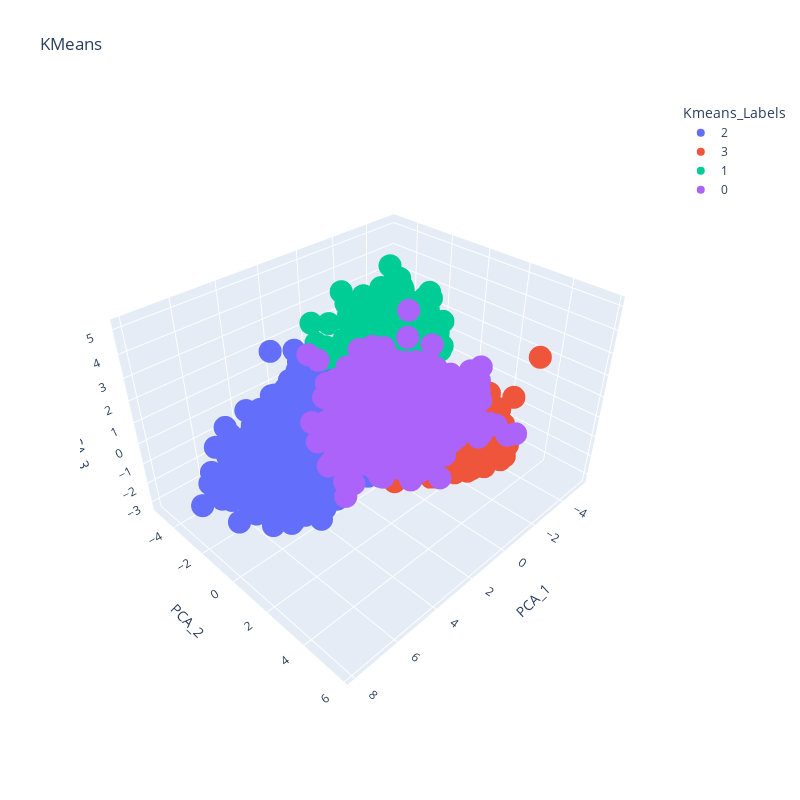

Notebook cell for this chart:
### Code cell
px.scatter_3d(
    pca_df,
    x = "PCA_1",
    y = "PCA_2",
    z = "PCA_3",
    color = 'Kmeans_Labels',
    title = 'KMeans',
    width = 800,
    height = 800
)

### Figure 1 — Plotly figure (JSON) as saved in the notebook; plotly's stock layout.template omitted (floating-point values rounded to 4 significant figures; data arrays with more than 128 entries replaced by an {"elided": "..."} marker saying what was removed)
{"data": [{"hovertemplate": "Kmeans_Labels=2<br>PCA_1=%{x}<br>PCA_2=%{y}<br>PCA_3=%{z}<extra></extra>", "legendgroup": "2", "marker": {"color": "#636efa", "symbol": "circle"}, "mode": "markers", "name": "2", "scene": "scene", "showlegend": true, "type": "scatter3d", "x": {"elided": "524 float values"}, "y": {"elided": "524 float values"}, "z": {"elided": "524 float values"}}, {"hovertemplate": "Kmeans_Labels=3<br>PCA_1=%{x}<br>PCA_2=%{y}<br>PCA_3=%{z}<extra></extra>", "legendgroup": "3", "marker": {"color": "#EF553B", "symbol": "circle"}, "mode": "markers", "name": "3", "scene": "scene", "showlegend": true, "type": "scatter3d", "x": {"elided": "625 float values"}, "y": {"elided": "625 float values"}, "z": {"elided": "625 float values"}}, {"hovertemplate": "Kmeans_Labels=1<br>PCA_1=%{x}<br>PCA_2=%{y}<br>PCA_3=%{z}<extra></extra>", "legendgroup": "1", "marker": {"color": "#00cc96", "symbol": "circle"}, "mode": "markers", "name": "1", "scene": "scene", "showlegend": true, "type": "scatter3d", "x": {"elided": "489 float values"}, "y": {"elided": "489 float values"}, "z": {"elided": "489 float values"}}, {"hovertemplate": "Kmeans_Labels=0<br>PCA_1=%{x}<br>PCA_2=%{y}<br>PCA_3=%{z}<extra></extra>", "legendgroup": "0", "marker": {"color": "#ab63fa", "symbol": "circle"}, "mode": "markers", "name": "0", "scene": "scene", "showlegend": true, "type": "scatter3d", "x": {"elided": "563 float values"}, "y": {"elided": "563 float values"}, "z": {"elided": "563 float values"}}], "layout": {"height": 800, "legend": {"title": {"text": "Kmeans_Labels"}, "tracegroupgap": 0}, "scene": {"aspectmode": "auto", "aspectratio": {"x": 1.245, "y": 1.027, "z": 0.7818}, "camera": {"center": {"x": 0, "y": 0, "z": 0}, "eye": {"x": 1.479, "y": 1.479, "z": 1.479}, "projection": {"type": "perspective"}, "up": {"x": 0, "y": 0, "z": 1}}, "domain": {"x": [0, 1], "y": [0, 1]}, "xaxis": {"title": {"text": "PCA_1"}, "type": "linear"}, "yaxis": {"title": {"text": "PCA_2"}, "type": "linear"}, "zaxis": {"title": {"text": "PCA_3"}, "type": "linear"}}, "title": {"text": "KMeans"}, "width": 800}}
